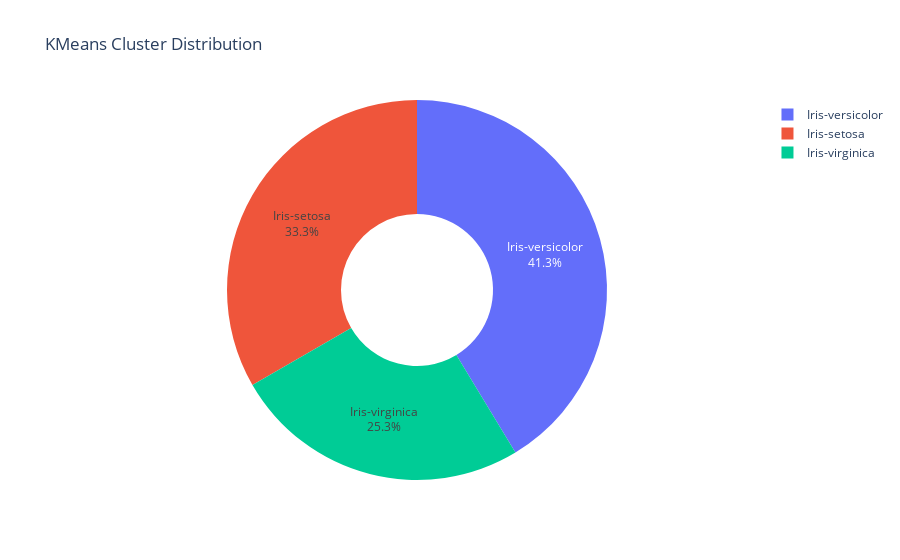

Write notebook code for a chart like this one.
### Code cell
import plotly.express as px
import plotly.graph_objects as go

pie_data = df_final['k_means_cluster'].value_counts()
pie_labels = pie_data.index
pie_values = pie_data.values

pie_fig = go.Figure(data=[go.Pie(labels=pie_labels, values=pie_values)])
pie_fig.update_traces(textinfo='percent+label', hole=0.4)
pie_fig.update_layout(title='KMeans Cluster Distribution')
pie_fig.show()

### Figure 1 — Plotly figure (JSON) as saved in the notebook; plotly's stock layout.template omitted (floating-point values rounded to 4 significant figures)
{"data": [{"hole": 0.4, "labels": ["Iris-versicolor", "Iris-setosa", "Iris-virginica"], "textinfo": "percent+label", "type": "pie", "values": [62, 50, 38]}], "layout": {"title": {"text": "KMeans Cluster Distribution"}}}
